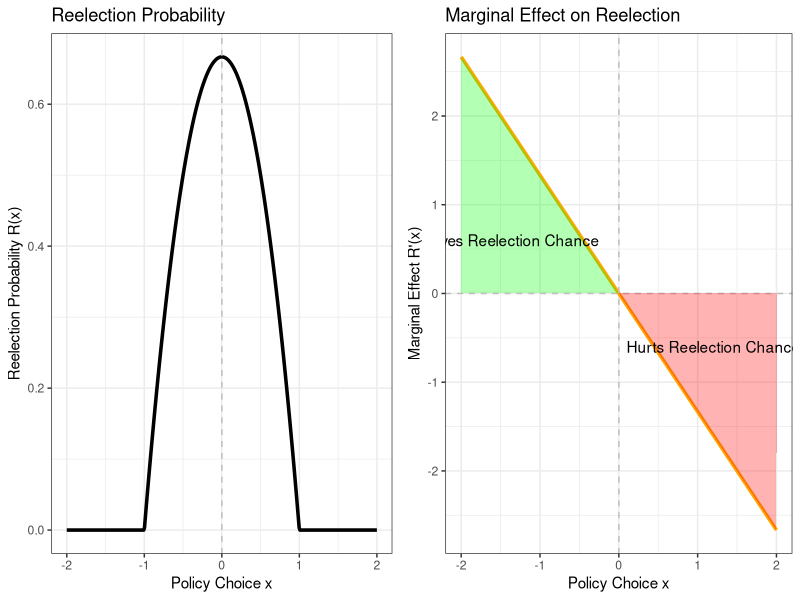

The R script that drew this image:
# Load required libraries
library(ggplot2)
library(gridExtra)

# Set up directory to save figures
# figures <- here::here("03 Simulations", "Week1", "Figures")
# if (!dir.exists(figures)) {
#   dir.create(figures)
# }

# Define x and constants
x <- seq(-2, 2, length.out = 400)
k <- 0.5

# Define R(x) and its derivative
R_x <- 1 - (k + x^2) / (1 + k)
R_x <- pmax(0, pmin(R_x, 1))
R_prime_x <- -2 * x / (1 + k)

# Create data frame
df <- data.frame(x = x, R_x = R_x, R_prime_x = R_prime_x)

# Plot 1: R(x)
p1 <- ggplot(df, aes(x = x, y = R_x)) +
  geom_line(size = 1.2) +
  geom_vline(xintercept = 0, linetype = "dashed", color = "gray") +
  labs(title = "Reelection Probability", x = "Policy Choice x", y = "Reelection Probability R(x)") +
  theme_bw()

# Plot 2: R'(x)
p2 <- ggplot(df, aes(x = x, y = R_prime_x)) +
  geom_line(color = "orange", size = 1.2) +
  geom_vline(xintercept = 0, linetype = "dashed", color = "gray") +
  geom_hline(yintercept = 0, linetype = "dashed", color = "gray") +
  geom_area(data = subset(df, x < 0), aes(y = R_prime_x), fill = "green", alpha = 0.3) +
  geom_area(data = subset(df, x > 0), aes(y = R_prime_x), fill = "red", alpha = 0.3) +
  annotate("text", x = -1.5, y = 0.6, label = "Improves Reelection Chance") +
  annotate("text", x = 1.2, y = -0.6, label = "Hurts Reelection Chance") +
  labs(title = "Marginal Effect on Reelection", x = "Policy Choice x", y = "Marginal Effect R'(x)") +
  theme_bw()

# Arrange side-by-side and save
# png(filename = file.path(figures, "reelection_probability.png"), width = 1200, height = 500)
grid.arrange(p1, p2, ncol = 2)
# dev.off()
